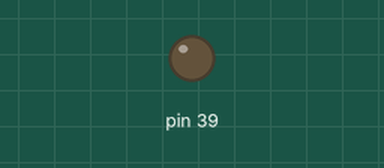
Recording of a program running on a simulated MicroPython board. On the bench: output pins drawn as LEDs (lit = HIGH). Library files of the repository ran but are not shown: 1 file(s); pins used as bus, display or sensor lines are not drawn.

Above: at 1.0 s.
At 6.0 s:
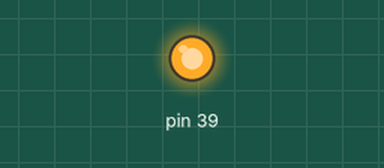
Timing chart, 0 to 15.6 s (numbered marks = the images above):
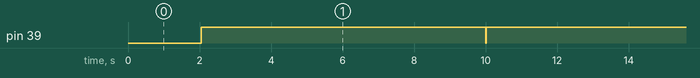

Measured:
- by itself, pin 39: repeats every 12.0 s: LOW 0.01 s, HIGH 6.0 s, LOW 4.0 s, HIGH 2.0 s

The program:

main.py
```python
from stepper import Stepper
import time

motor = Stepper(36, 39, steps_per_rev=200)


while True:
    motor.speed(20)  # modificamos la velocidad
    motor.target_deg(0)
    time.sleep(2)
    motor.target_deg(90)
    time.sleep(2)
    motor.target_deg(180)
    time.sleep(2)
    motor.target_deg(270)
    time.sleep(2)
    motor.invert_dir = False
    motor.speed(100)  # aumentamos la velocidad
    motor.step(300)
    time.sleep(2)
    motor.invert_dir = True
    motor.step(300)
    time.sleep(2)
```

stepper.py
```python
import machine
import math
import time


class Stepper:
    def __init__(
        self,
        step_pin,
        dir_pin,
        en_pin=None,
        steps_per_rev=200,
        speed_sps=10,
        invert_dir=False,
        timer_id=-1,
    ):
        if not isinstance(step_pin, machine.Pin):
            step_pin = machine.Pin(step_pin, machine.Pin.OUT)
        if not isinstance(dir_pin, machine.Pin):
            dir_pin = machine.Pin(dir_pin, machine.Pin.OUT)
        if (en_pin != None) and (not isinstance(en_pin, machine.Pin)):
            en_pin = machine.Pin(en_pin, machine.Pin.OUT)

        self.step_value_func = step_pin.value
        self.dir_value_func = dir_pin.value
        self.en_pin = en_pin
        self.invert_dir = invert_dir

        self.timer = machine.Timer(timer_id)
        self.timer_is_running = False
        self.free_run_mode = 0
        self.enabled = True

        self.target_pos = 0
        self.pos = 0
        self.steps_per_sec = speed_sps
        self.steps_per_rev = steps_per_rev

        self.track_target()

    def speed(self, sps):
        self.steps_per_sec = sps
        if self.timer_is_running:
            self.track_target()

    def speed_rps(self, rps):
        self.speed(rps * self.steps_per_rev)

    def target(self, t):
        self.target_pos = t

    def target_deg(self, deg):
        self.target(self.steps_per_rev * deg / 360.0)

    def target_rad(self, rad):
        self.target(self.steps_per_rev * rad / (2.0 * math.pi))

    def get_pos(self):
        return self.pos

    def get_pos_deg(self):
        return self.get_pos() * 360.0 / self.steps_per_rev

    def get_pos_rad(self):
        return self.get_pos() * (2.0 * math.pi) / self.steps_per_rev

    def overwrite_pos(self, p):
        self.pos = 0

    def overwrite_pos_deg(self, deg):
        self.overwrite_pos(deg * self.steps_per_rev / 360.0)

    def overwrite_pos_rad(self, rad):
        self.overwrite_pos(rad * self.steps_per_rev / (2.0 * math.pi))

    def step(self, d):
        if d > 0:
            if self.enabled:
                self.dir_value_func(1 ^ self.invert_dir)
                self.step_value_func(1)
                self.step_value_func(0)
            self.pos += 1
        elif d < 0:
            if self.enabled:
                self.dir_value_func(0 ^ self.invert_dir)
                self.step_value_func(1)
                self.step_value_func(0)
            self.pos -= 1

    def _timer_callback(self, t):
        if self.free_run_mode > 0:
            self.step(1)
        elif self.free_run_mode < 0:
            self.step(-1)
        elif self.target_pos > self.pos:
            self.step(1)
        elif self.target_pos < self.pos:
            self.step(-1)

    def free_run(self, d):
        self.free_run_mode = d
        if self.timer_is_running:
            self.timer.deinit()
        if d != 0:
            self.timer.init(freq=self.steps_per_sec, callback=self._timer_callback)
            self.timer_is_running = True
        else:
            self.dir_value_func(0)

    def track_target(self):
        self.free_run_mode = 0
        if self.timer_is_running:
            self.timer.deinit()
        self.timer.init(freq=self.steps_per_sec, callback=self._timer_callback)
        self.timer_is_running = True

    def stop(self):
        self.free_run_mode = 0
        if self.timer_is_running:
            self.timer.deinit()
        self.timer_is_running = False
        self.dir_value_func(0)

    def enable(self, e):
        if self.en_pin:
            self.en_pin.value(e)
        self.enabled = e
        if not e:
            self.dir_value_func(0)

    def is_enabled(self):
        return self.enabled
```
